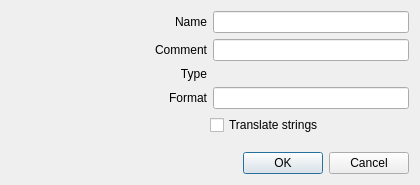
<?xml version="1.0" encoding="UTF-8"?>
<ui version="4.0">
 <class>AWDateTimeFormatter</class>
 <widget class="QDialog" name="AWDateTimeFormatter">
  <property name="geometry">
   <rect>
    <x>0</x>
    <y>0</y>
    <width>420</width>
    <height>185</height>
   </rect>
  </property>
  <property name="windowTitle">
   <string>Configuration</string>
  </property>
  <layout class="QVBoxLayout" name="verticalLayout">
   <item>
    <layout class="QHBoxLayout" name="layout_name">
     <item>
      <widget class="QLabel" name="label_name">
       <property name="sizePolicy">
        <sizepolicy hsizetype="Expanding" vsizetype="Preferred">
         <horstretch>0</horstretch>
         <verstretch>0</verstretch>
        </sizepolicy>
       </property>
       <property name="text">
        <string>Name</string>
       </property>
       <property name="alignment">
        <set>Qt::AlignRight|Qt::AlignTrailing|Qt::AlignVCenter</set>
       </property>
      </widget>
     </item>
     <item>
      <widget class="QLineEdit" name="lineEdit_name"/>
     </item>
    </layout>
   </item>
   <item>
    <layout class="QHBoxLayout" name="layout_comment">
     <item>
      <widget class="QLabel" name="label_comment">
       <property name="sizePolicy">
        <sizepolicy hsizetype="Expanding" vsizetype="Preferred">
         <horstretch>0</horstretch>
         <verstretch>0</verstretch>
        </sizepolicy>
       </property>
       <property name="text">
        <string>Comment</string>
       </property>
       <property name="alignment">
        <set>Qt::AlignRight|Qt::AlignTrailing|Qt::AlignVCenter</set>
       </property>
      </widget>
     </item>
     <item>
      <widget class="QLineEdit" name="lineEdit_comment"/>
     </item>
    </layout>
   </item>
   <item>
    <layout class="QHBoxLayout" name="layout_type">
     <item>
      <widget class="QLabel" name="label_type">
       <property name="text">
        <string>Type</string>
       </property>
       <property name="alignment">
        <set>Qt::AlignRight|Qt::AlignTrailing|Qt::AlignVCenter</set>
       </property>
      </widget>
     </item>
     <item>
      <widget class="QLabel" name="label_typeValue">
       <property name="text">
        <string/>
       </property>
      </widget>
     </item>
    </layout>
   </item>
   <item>
    <layout class="QHBoxLayout" name="layout_format">
     <item>
      <widget class="QLabel" name="label_format">
       <property name="sizePolicy">
        <sizepolicy hsizetype="Expanding" vsizetype="Preferred">
         <horstretch>0</horstretch>
         <verstretch>0</verstretch>
        </sizepolicy>
       </property>
       <property name="text">
        <string>Format</string>
       </property>
       <property name="alignment">
        <set>Qt::AlignRight|Qt::AlignTrailing|Qt::AlignVCenter</set>
       </property>
      </widget>
     </item>
     <item>
      <widget class="QLineEdit" name="lineEdit_format"/>
     </item>
    </layout>
   </item>
   <item>
    <layout class="QHBoxLayout" name="layout_translate">
     <item>
      <spacer name="horizontalSpacer">
       <property name="orientation">
        <enum>Qt::Horizontal</enum>
       </property>
       <property name="sizeHint" stdset="0">
        <size>
         <width>40</width>
         <height>20</height>
        </size>
       </property>
      </spacer>
     </item>
     <item>
      <widget class="QCheckBox" name="checkBox_translate">
       <property name="sizePolicy">
        <sizepolicy hsizetype="Expanding" vsizetype="Fixed">
         <horstretch>0</horstretch>
         <verstretch>0</verstretch>
        </sizepolicy>
       </property>
       <property name="text">
        <string>Translate strings</string>
       </property>
      </widget>
     </item>
    </layout>
   </item>
   <item>
    <spacer name="verticalSpacer">
     <property name="orientation">
      <enum>Qt::Vertical</enum>
     </property>
     <property name="sizeHint" stdset="0">
      <size>
       <width>20</width>
       <height>40</height>
      </size>
     </property>
    </spacer>
   </item>
   <item>
    <widget class="QDialogButtonBox" name="buttonBox">
     <property name="orientation">
      <enum>Qt::Horizontal</enum>
     </property>
     <property name="standardButtons">
      <set>QDialogButtonBox::Cancel|QDialogButtonBox::Ok</set>
     </property>
    </widget>
   </item>
  </layout>
 </widget>
 <resources/>
 <connections>
  <connection>
   <sender>buttonBox</sender>
   <signal>accepted()</signal>
   <receiver>AWDateTimeFormatter</receiver>
   <slot>accept()</slot>
   <hints>
    <hint type="sourcelabel">
     <x>248</x>
     <y>254</y>
    </hint>
    <hint type="destinationlabel">
     <x>157</x>
     <y>274</y>
    </hint>
   </hints>
  </connection>
  <connection>
   <sender>buttonBox</sender>
   <signal>rejected()</signal>
   <receiver>AWDateTimeFormatter</receiver>
   <slot>reject()</slot>
   <hints>
    <hint type="sourcelabel">
     <x>316</x>
     <y>260</y>
    </hint>
    <hint type="destinationlabel">
     <x>286</x>
     <y>274</y>
    </hint>
   </hints>
  </connection>
 </connections>
</ui>
